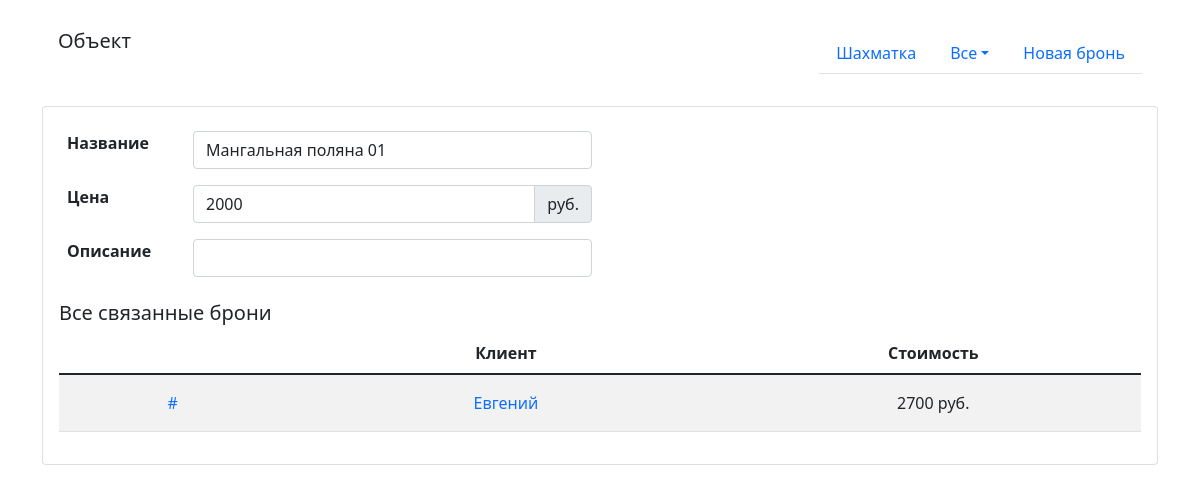
Page /chess/objects/1/ (signed in) on the committed database.
### chess_spreadsheet/models.py (models this page shows, shortened)
class Object(models.Model):
    title = models.CharField('Название', max_length=50)
    price = models.IntegerField('Цена')
    description = models.TextField('Описание', blank=True, default='')
    self = models.ForeignKey(
        'self',
        on_delete=models.DO_NOTHING,
        related_name='object',
        null=True,
        blank=True
    )
    def __str__(self):
        return f'{self.title} [{self.price} руб.]'

class Booking(models.Model):
    STATUS_CHOICES = [
        ('1', 'Новая бронь'),
        ('2', 'Ожидание клиента'),
        ('3', 'Клиент приехал'),
        ('4', 'Клиент уехал'),
        ('5', 'Отмена'),
    ]
    status = models.CharField(
        max_length=20, choices=STATUS_CHOICES, default='1'
    )
    client = models.ForeignKey(
        Client,
        on_delete=models.PROTECT,
        verbose_name='Клиент',
        related_name='booking'
    )
    customers_count = models.IntegerField(
        'Количество посетителей',
        default=1
    )
    object = models.ForeignKey(
        Object,
        on_delete=models.SET_NULL,
        null=True,
        verbose_name='Объект',
        related_name='booking'
    )
    services = models.ManyToManyField(
        Service,
        verbose_name='Доп. услуги',
        related_name='booking',
        blank=True
    )
    date = models.DateField(
        'Дата брони'
    )
    time_from = models.TimeField(
        'Время начала брони'
    )
    time_to = models.TimeField(
        'Время конца брони'
    )
    pub_date = models.DateTimeField(
        'Дата бронирования',
        auto_now_add=True
    )
    self = models.ForeignKey(
        'self',
        on_delete=models.DO_NOTHING,
        related_name='booking',
        null=True,
        blank=True
    )
    def get_sum(self) -> int:
        res = int(self.object.price)
        for service in self.services.all():
            res += int(service.price)
        return res

class Client(models.Model):
    name = models.CharField('Имя', max_length=200)
    phone_number = PhoneNumberField(
        unique=True,
        verbose_name='Номер телефона'
    )
    email = models.EmailField(
        'Почта',
        null=True,
        blank=True
    )
    self = models.ForeignKey(
        'self',
        on_delete=models.DO_NOTHING,
        related_name='client',
        null=True,
        blank=True
    )
    def __str__(self):
        return self.name

class Service(models.Model):
    title = models.CharField('Название', max_length=50)
    price = models.IntegerField('Цена')
    description = models.TextField('Описание', blank=True, default='')
    self = models.ForeignKey(
        'self',
        on_delete=models.DO_NOTHING,
        related_name='service',
        null=True,
        blank=True
    )

### chess_spreadsheet/detail_views.py (the view)
# urls.py: path('objects/<int:pk>/', detail_views.object, name='object_detail'),
@login_required
def object(request, pk):
    object = get_object_or_404(Object, pk=pk)
    bookings = Booking.objects.filter(object=object)
    context = {
        'object': object,
        'bookings': bookings
    }
    return render(request, 'chess_spreadsheet/object_detail.html', context)

### core/templatetags/user_filters.py (called while the page is built)
@register.filter()
def rus_money(num):
    if num is not '':
        return f'{num} руб.'
    return

### templates/chess_spreadsheet/object_detail.html (shortened to what this page needs)
{% extends 'chess_base.html' %}
{% load user_filters %}
{% block header_brand %}
    Объект
{% endblock %}
{% block content %}
    <div class="card mb-3">
        <div class="row g-0">
            <div class="card-body">
                <div class="col">
                    <div class="col-lg-6">
                        <table class="table table-borderless">
                            <tr>
                                <th>Название</th>
                                <td>
                                    <input class="form-control" type="text" id="title" value="{{ object.self.title }}" onchange="set_object()">
                                </td>
                            </tr>
                            <tr>
                                <th>Цена</th>
                                <td class="input-group">
                                    <input class="form-control" type="number" id="price" value="{{ object.self.price }}" onchange="set_object()">
                                    <div class="input-group-text">{{ ''|rus_money }}</div>
                                </td>
                            </tr>
                            <tr>
                                <th>Описание</th>
                                <td>
                                    <input class="form-control" type="text" id="description" value="{{ object.self.description }}" onchange="set_object()">
                                </td>
                            </tr>
                        </table>
                    </div>
                </div>
                <div class="col">
                    <h3 class="lead">Все связанные брони</h3>
                    {% include 'includes/bookings_table_min.html' %}
                </div>
            </div>
        </div>
    </div>
{% endblock %}

### templates/includes/bookings_table_min.html (shortened to what this page needs)
{% load user_filters %}
<div class="table-responsive">
    <table class="table table-striped">
        <thead class="text-center">
            <tr>
                <th></th>
                {% if not client %}
                    <th scope="col">Клиент</th>
                {% endif %}
                <th scope="col">Стоимость</th>
            </tr>
        </thead>
        <tbody class="align-middle text-center">
            {% for booking in bookings %}
                <tr>
                    <td><a class="nav-link" href="{% url 'chess:booking_detail' booking.pk %}">
                        #
                    </a></td>
                    {% if not client %}
                        <td><a class="nav-link" href="{% url 'chess:client_detail' booking.client.pk %}">
                            {{ booking.client }}
                        </a></td>
                    {% endif %}
                    <td>{{ booking.get_sum|rus_money }}</td>
            {% endfor %}
        </tbody>
    </table>
</div>

### templates/chess_base.html (style rules this page uses)
body { -ms-user-select: none; -moz-user-select: none; -khtml-user-select: none; -webkit-user-select: none; }

### rows in the picture
Object: self "Мангальная поляна 01", self.price "2000"
Booking: client "Евгений", get_sum|rus_money "2700 руб."

### other values in the picture
{{ ''|rus_money }} "руб."
